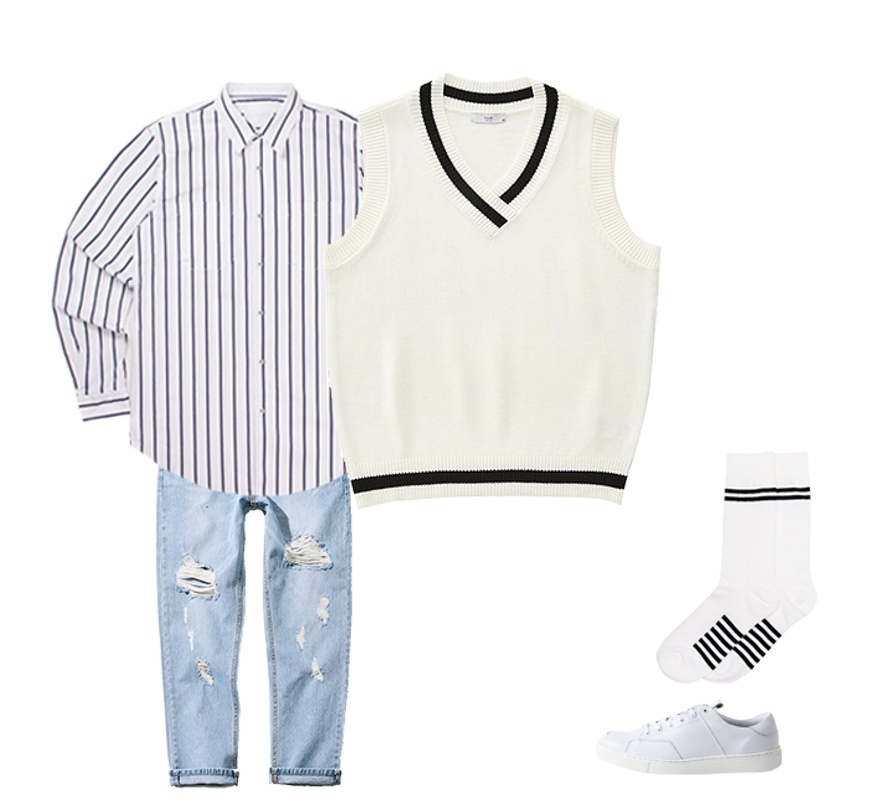
#> input picture 1.jpeg, 873 x 808 px, shrunk from 1408 x 1304 before the run
$ jupyter execute --allow-errors Untitled7.ipynb   (shell and % lines are left out)   (older library calls are emulated)
#> lines starting #> are read from the running program, lines starting #| are printed output that depends on the picture; after the words box and inside, x2 and y2 are one past the last pixel; in counts of white or black regions, pixels touching at a corner belong together
[cell 1]
from selenium import webdriver
from time import sleep

sudo pip3 install opencv-python

[cell 2]
article_list = []

def get_codi(page):
    driver =  webdriver.PhantomJS()
    driver.get("http://www.mapssi.com/mapssi_web/codi.php")

    driver.execute_script('goPage({})'.format(page))

    lis = driver.find_elements_by_css_selector('.favorite_sub li')

    #pages = driver.find_elements_by_css_selector('#pager li')

    idx = 0
    rows = []
    while(True):
        try:
            li = lis[idx]
            #link = article.find_element_by_css_selector('dt:not(.photo) > a').text
            link = li.find_element_by_css_selector('a').get_attribute("href")
            codino = li.find_element_by_css_selector('a').get_attribute('onclick')
            codino = codino.replace('javascript:goCodi(','')
            codino = codino.replace(')','').strip()


            tag = li.find_element_by_css_selector('a').text
            img = li.find_element_by_css_selector('a div.mc img:nth-child(2)').get_attribute('src')

            #result.append([tag, img])
            rows.append([tag])

            # 종료
            idx = idx + 1
            if idx == len(lis):
                break
        except Exception as e:
            del rows[:]
            rows = []
            sleep(1)
            lis = driver.find_elements_by_css_selector('.favorite_sub li')
            idx = 0
            #print(e)
            pass

    print(rows)

    driver.close()

get_codi(1)
#> (the call stopped at in get_codi, `driver =  webdriver.PhantomJS()`: selenium is not available in this run)

[cell 3]
def get_detail(url):
    driver = webdriver.PhantomJS()
    driver.get(url)

    lis = driver.find_elements_by_css_selector('#codi_item_li li')

    rows = []
    try:
        for li in lis:
            item = li.find_element_by_css_selector('a').get_attribute('onclick')
            item = item.replace('javascript:goItem(', '')
            item = item.replace(')', '')
            iteminfo = item.split(',')
            itemno = iteminfo[0].strip()
            codino = iteminfo[1].strip()

            img = li.find_element_by_css_selector('span.img img:nth-child(2)').get_attribute('src')
            name = li.find_element_by_css_selector('.tit a').text
            brand = li.find_element_by_css_selector('p.brand').text
            price = li.find_element_by_css_selector('p.price').text
            price = price.replace('원', '')
            price = price.replace(',', '')


            rows.append([itemno, codino, name, brand, price, img])

    except Exception as e:
        print(e)
        pass

    driver.quit()

    return pd.DataFrame(rows)

get_detail('http://www.mapssi.com/mapssi_web/codi_detail.php?codiNo=395660')
#> (the call stopped at in get_detail, `driver = webdriver.PhantomJS()`: selenium is not available in this run)

[cell 4]
import cv2
from sklearn.cluster import KMeans

[cell 5]
# [30 lines left out: functions centroid_histogram, plot_colors, not called in this run]

[cell 6]
# [15 lines left out: function image_color_cluster, not called in this run]

[cell 7]
image_path = "1.jpeg"

#preview image
image = cv2.imread(image_path)
#> image is the input picture: shape (808, 873, 3); mean B, G, R 237.4, 236.3, 235.6
image = cv2.cvtColor(image, cv2.COLOR_BGR2RGB)
#> (the rest of this cell did not finish here and is left out)

[cell 8]
image_path = "1.jpeg"

#preview image
image = cv2.imread(image_path)
image = cv2.cvtColor(image, cv2.COLOR_BGR2RGB)

type(image)

[cell 9]
# to aid the thresholding step
im = cv2.imread('1.jpeg')
imgray = cv2.cvtColor(im,cv2.COLOR_BGR2GRAY)
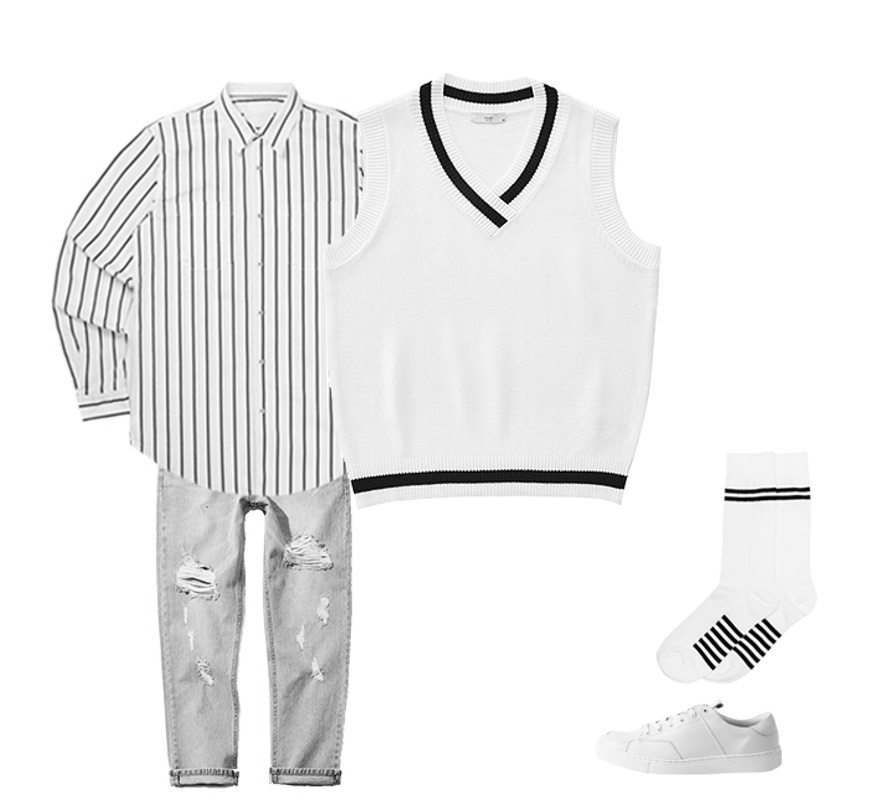
#> imgray: shape (808, 873); min 0, max 255, mean 236.2
imgray = cv2.Canny(imgray, 100, 200, 3)
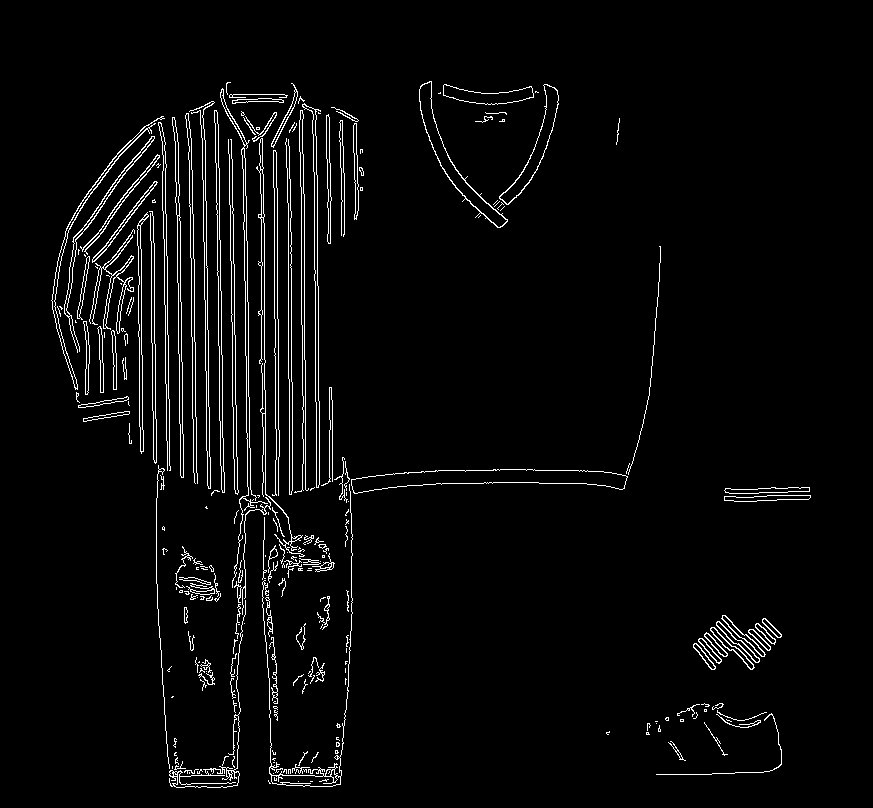
#> imgray: shape (808, 873); 3.5% white in thin lines or dots, all inside (x1, y1, x2, y2) = (51, 81, 811, 788)

ret,thresh = cv2.threshold(imgray,200,255,cv2.THRESH_BINARY_INV)

im2, contours, hierarchy = cv2.findContours(thresh,cv2.RETR_TREE,cv2.CHAIN_APPROX_SIMPLE)
#> contours = 2132 contours, 1586 with area under 20; largest, box (x1, y1, x2, y2) and area: (0, 0, 873, 808) 703704, (441, 152, 509, 229) 407, (709, 626, 756, 671) 390, (287, 202, 290, 380) 352, (303, 193, 306, 361) 332
cv2.drawContours(imgray, contours, 1, (0,255,0))

#> (the rest of this cell did not finish here and is left out)
